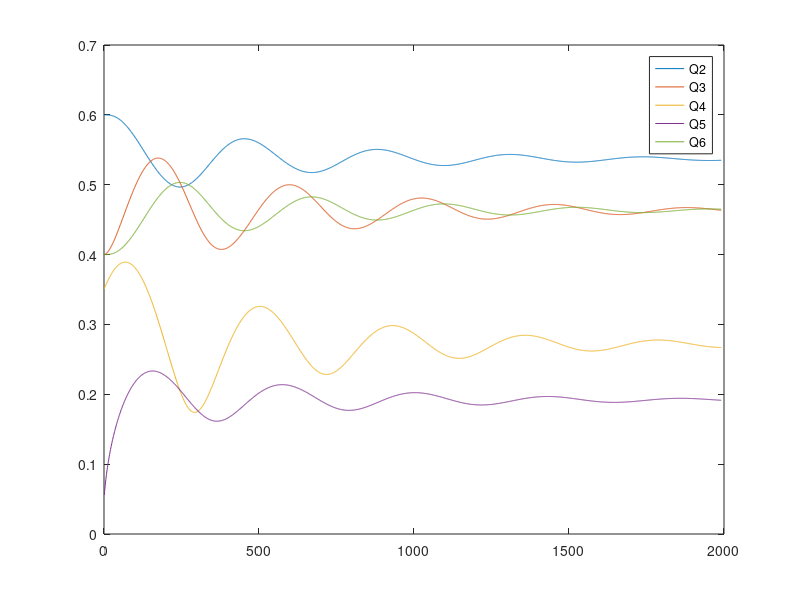

Source code (MATLAB):
% Fixed point iteration of pipe system
clear; clc

f=0.005;  % Friction factor
rho=1.23; % Density (kg/m^3)
D=0.01;   % Pipe diameter (m)
% Pressure drop through pipe with length L and flow rate Q
dP  =@(L,Q)   16/pi^2*f*L*rho/(2*D^5)*Q.^2;
dPdQ=@(L,Q) 2*16/pi^2*f*L*rho/(2*D^5)*Q;  %d(deltaP)/dQ

% Input parameters
Q1=1; % m^3/s
L2=2; % m
L3=1; % m
L4=2; % m
L5=4; % m
L6=1; % m
tol=1e-5;  % Convergence tolerance

% Inital pressure drop and flow rate guesses
Q2=0.6; % m^3/s - assumes equal split at each intersection
Q3=Q1-Q2;
Q5=0.05;
Q4=Q3-Q5;
Q6=Q3;

figure(1); clf(1)

% Iterate
alpha=.01;
N=2000;
Qs=zeros(N,5);
for n=1:N    
    % Store old values
    Q2o=Q2; Q3o=Q3; Q4o=Q4; Q5o=Q5; Q6o=Q6;
    
    % Update
    Q2=Q2o+alpha*(Q1 -Q2o-Q3o);
    Q3=Q3o-alpha*(Q3o-Q4o-Q5o);
    Q4=Q4o-alpha*(dP(L2,Q2o)-dP(L3,Q3o)-dP(L4,Q4o)-dP(L6,Q6o)) ...
        /(-dPdQ(L4,Q4o));
    Q5=Q5o-alpha*(dP(L5,Q5o)-dP(L4,Q4o))/dPdQ(L5,Q5o);
    Q6=Q6o-alpha*(Q6o-Q3o);
    
    
    % Display output
    fprintf('Iter=%2i  Q2=%5.3f  Q3=%5.3f  Q4=%5.3f  Q5=%5.3f Q6=%5.3f \n', ...
        n,Q2,Q3,Q4,Q5,Q6)
    
    % Plot flow rates versus iteration
    Qs(n,:)=[Q2,Q3,Q4,Q5,Q6];
    if mod(n,10)==1
        plot(1:n,Qs(1:n,:))
        legend('Q2','Q3','Q4','Q5','Q6')
        drawnow
    end
    
    % Check if converged
    if max([abs(Q2-Q2o),abs(Q3-Q3o),abs(Q4-Q4o),abs(Q5-Q5o)])<tol
        disp('Converged')
        break % Stop for loop
    end
end


